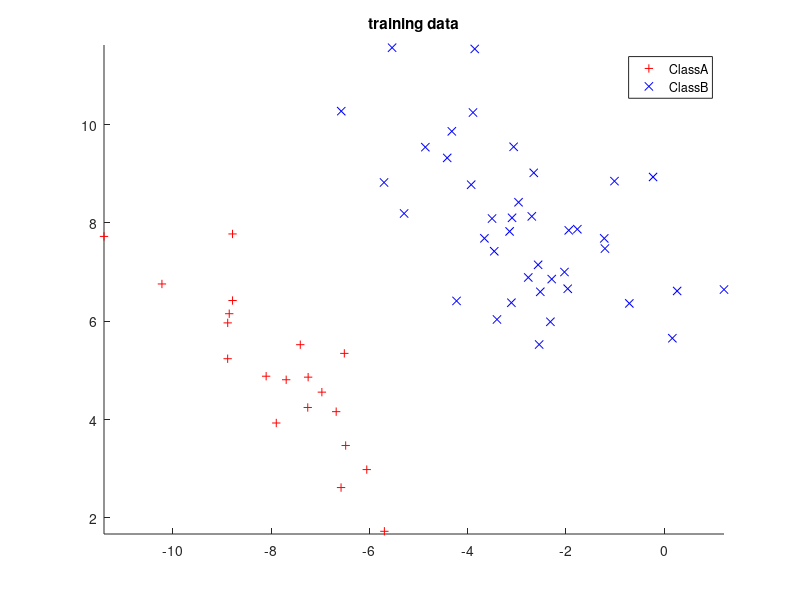
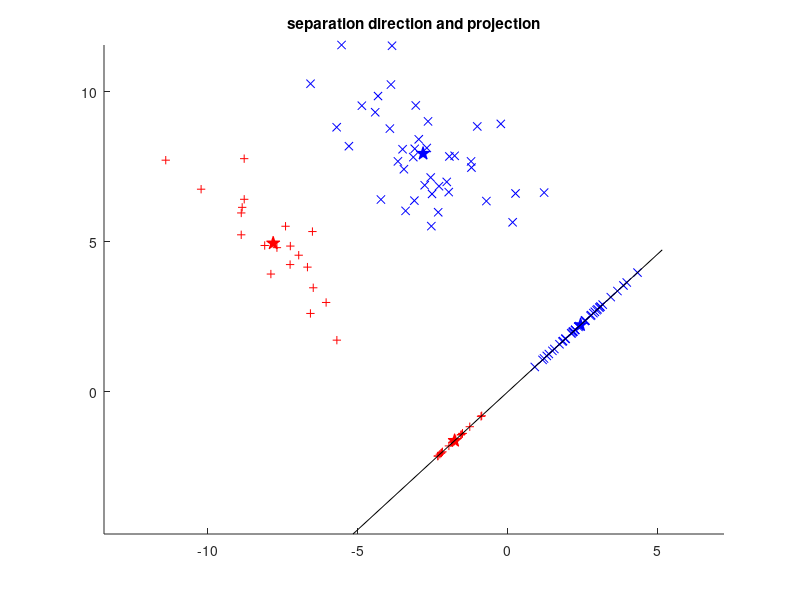

Recreate these plots in MATLAB, in order.
clear all;

rng(0);
muA = [-8;5];
muB = [-3;8];
theta = pi/4;
T = [cos(theta),-sin(theta); sin(theta), cos(theta)];
S = T*diag([1,2])*T'; %2x2
DataA = S*randn(2, 40) + muA * ones(1,40);
DataB = S*randn(2, 60) + muB * ones(1,60);

% training and testing data: each column is a sample
TrainA = DataA(:,1:end-20);
TestA = DataA(:,end-20+1:end);
TrainB = DataB(:,1:end-20);
TestB = DataB(:,end-20+1:end);

% show data points
figure(1)
hold on;
plot(TrainA(1,:),TrainA(2,:), '+r', 'DisplayName','ClassA');
plot(TrainB(1,:),TrainB(2,:), 'xb', 'DisplayName','ClassB');
axis equal; legend show; title('training data')

% sample mean & covariance
mA = mean(TrainA')';  %2x1
mB = mean(TrainB')';
sA = cov(TrainA');  %2x2
sB = cov(TrainB');

% separation vector
v = (sA+sB)\(mA-mB); %2x1
v = v/norm(v);

% show data
projA = v*v'*TrainA; %2x20
projB = v*v'*TrainB;
projmA = v*v'*mA; %2x1 
projmB = v*v'*mB;

figure(2)
hold on;
plot([TrainA(1,:),projA(1,:)], [TrainA(2,:),projA(2,:)], '+r');
plot([TrainB(1,:),projB(1,:)], [TrainB(2,:),projB(2,:)], 'xb');
plot([mA(1),projmA(1)],[mA(2),projmA(2)],'pr','MarkerFaceColor','red','Markersize',10);
plot([mB(1),projmB(1)],[mB(2),projmB(2)],'pb','MarkerFaceColor','blue','Markersize',10);
plot(7*[-v(1),v(1)], 7*[-v(2),v(2)], '-k');
axis equal; title('separation direction and projection')

c = v'*(mA+mB)/2;

classifyA = 0;
classifyB = 0;
missA = 0;
missB = 0;

for i=1:size(TestA,2)
    if v'*TestA(:,i) > c
        classifyA = classifyA+1;
            
    else
        missA = missA + 1;
    end
end

for i=1:size(TestB,2)
    if v'*TestB(:,i) <= c
        classifyB = classifyB+1;
        
    else
        missB = missB + 1;
    end
end

missRate = (missA+missB)/(size(TestA,2)+size(TestB,2));
successRate = 1 - missRate

load sonar.mat
whos('-file','sonar.mat');

load ionosphere.mat
whos('-file','ionosphere.mat');


sizeOfSonarA = sum(sonar_label == 0);
sizeOfSonarB = sum(sonar_label == 1);

sonarA = zeros(sizeOfSonarA, 60);
sonarB = zeros(sizeOfSonarB, 60);

%Store all sonar_data == 0 in Sonar A

for i = 1:size(sonar_label)
    if sonar_label(i) == 0
        sonarA(i,:) = sonar_data(i,:);
    end
end

ind = find(sum(sonarA,2)==0) ;
sonarA(ind,:) = [] ;    


for i = 1:size(sonar_label)
    if sonar_label(i) == 1
        sonarB(i,:) = sonar_data(i,:);
    end
end

%Deleting the 0 rows
ind = find(sum(sonarB,2)==0) ;
sonarB(ind,:) = [] ;    

%%%Create test and train data of sonar%%%

m = ceil(size(sonarA,1)*(7/10));

trainSonarA = sonarA(1:m,:);
testSonarA = sonarA(m+1:end,:);

m = ceil(size(sonarB,1)*(7/10));

trainSonarB = sonarB(1:m, :);
testSonarB = sonarB(m+1:end,:);

mSonarA = mean(trainSonarA)';
mSonarB = mean(trainSonarB)';
sSonarA = cov(trainSonarA);
sSonarB = cov(trainSonarB);

vSonar = (sSonarA+sSonarB)\(mSonarA-mSonarB);
vSonar = vSonar/norm(vSonar);

cSonar = -0.033;

classifySonarA = 0;
classifySonarB = 0;
missSonarA = 0;
missSonarB = 0;

for i=1:size(testSonarA,1)
    if vSonar'*testSonarA(i,:)' > cSonar
        classifySonarA = classifySonarA+1;
            
    else
        missSonarA = missSonarA + 1;
    end
end

for i=1:size(testSonarB,1)
    if vSonar'*testSonarB(i,:)' <= cSonar
        classifySonarB = classifySonarB+1;
            
    else
        missSonarB = missSonarB + 1;
    end
end

missRateSonar = (missSonarA+missSonarB)/(size(testSonarA,1)+size(testSonarB,1));
successRateSonar = 1 - missRateSonar

%%% Same for Ionosphere %%%

sizeOfIonoA = sum(ionosphere_label == 0);
sizeOfIonoB = sum(ionosphere_label == 1);

ionoA = zeros(sizeOfIonoA, size(ionosphere_data,2));
ionoB = zeros(sizeOfIonoB, size(ionosphere_data,2));

%Store all ionosphere_data == 0 in Sonar A

for i = 1:size(ionosphere_label)
    if ionosphere_label(i) == 0
        ionoA(i,:) = ionosphere_data(i,:);
    end
end

ind = find(sum(ionoA,2)==0) ;
ionoA(ind,:) = [] ;    


for i = 1:size(ionosphere_label)
    if ionosphere_label(i) == 1
        ionoB(i,:) = ionosphere_data(i,:);
    end
end

ind = find(sum(ionoB,2)==0);
ionoB(ind,:) = []; 



m = ceil(size(ionoA,1)*(7/10));

trainIonoA = ionoA(1:m,:);
testIonoA = ionoA(m+1:end,:);

m = ceil(size(ionoB,1)*(7/10));

trainIonoB = ionoB(1:m, :);
testIonoB = ionoB(m+1:end,:);

mIonoA = mean(trainIonoA)';
mIonoB = mean(trainIonoB)';
sIonoA = cov(trainIonoA);
sIonoB = cov(trainIonoB);

vIono = pinv(sIonoA+sIonoB)*(mIonoA-mIonoB);
vIono = vIono/norm(vIono);

cIono = 0.5;

classifyIonoA = 0;
classifyIonoB = 0;
missIonoA = 0;
missIonoB = 0;

for i=1:size(testIonoA,1)
    if vIono'*testIonoA(i,:)' > cIono
        classifyIonoA = classifyIonoA+1;
            
    else
        missIonoA = missIonoA + 1;
    end
end

for i=1:size(testIonoB,1)
    if vIono'*testIonoB(i,:)' <= cIono
        classifyIonoB = classifyIonoB+1;
            
    else
        missIonoB = missIonoB + 1;
    end
end

missRateIono = (missIonoA+missIonoB)/(size(testIonoA,1)+size(testIonoB,1));
successRateIono = 1 - missRateIono
g1SA = vIono'*mIonoA
g2SA = vIono'*mIonoB